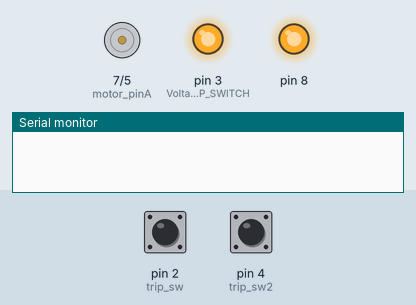
This sketch was run on a simulated Arduino Uno, built with avr-gcc and run on an emulated ATmega328P. Parts: motor-driver pin pairs drawn as motors (green arrow = first pin HIGH = forward, orange = second pin HIGH = backward, longer = more drive, scaled by the enable pin), output pins drawn as LEDs (lit = HIGH), the last lines printed to the serial monitor. The inputs (shaded band) are chosen by the test bench; at power-on: pin 2 (trip_sw) LOW, pin 4 (trip_sw2) LOW.

Above: at 1.2 s.
1.3 s: pin 2 (trip_sw) pulled HIGH for 0.15 s
At 2.4 s:
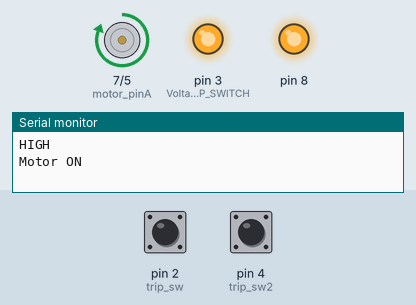
Timing chart, 0 to 8.9 s (numbered marks = the images above; inputs shaded):
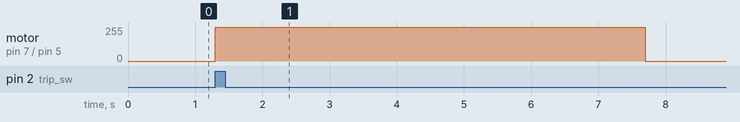

Measured:
- after the input at 1.3 s, motor on pin 7 (motor_pinA) / pin 5 (motor_pinB): stopped → forward 255/255 at once, → stopped 6.4 s later

The sketch:

Demo2.ino
```cpp
//Block printing device - 2nd Demo
//Awanish Raj
//25th Jan, 2014
int motor_pinA = 7;  //Input1 of L293D
int motor_pinB = 5;  //Input2 of L293D
int trip_sw = 2;     //Trip switch connection
int trip_sw2 = 4;  //Trip Switch 2


void setup()
{
  pinMode(11, OUTPUT);    //Pin 11 is connected to EN of L293d
  digitalWrite(11, HIGH); //Permanently enable the L293d
  pinMode(motor_pinA, OUTPUT);
  pinMode(motor_pinB, OUTPUT);
  digitalWrite(motor_pinB, LOW);  //Permanently make one terminal LOW
  digitalWrite(motor_pinA, LOW);  //Initially LOW
  pinMode(8,OUTPUT);
  digitalWrite(8,HIGH);
  pinMode(trip_sw,INPUT);
  pinMode(trip_sw2,INPUT);
  pinMode(3,OUTPUT);    //Voltage for TRIP SWITCH
  digitalWrite(3,HIGH);
  Serial.begin(9600);
}

void motor_on()
{
  digitalWrite(motor_pinA, HIGH);
}

void motor_off()
{
  digitalWrite(motor_pinA, LOW);
}

void loop()
{
  if((digitalRead(trip_sw)==HIGH)||(digitalRead(trip_sw2)==HIGH))
  {

    Serial.println("HIGH");

    motor_on();
    Serial.println("Motor ON");
    delay(6400);
    motor_off();
    Serial.println("Motor OFF");
    delay(2000);
    Serial.println("Motor READY\n");
  }
}
```
